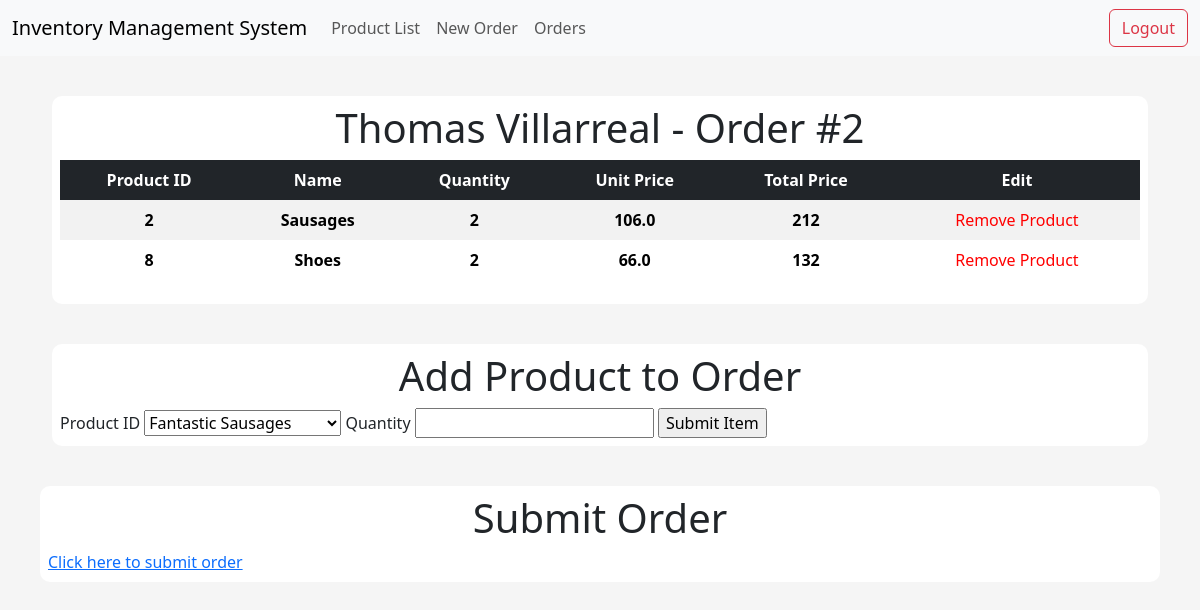
The app's page /order/2, older data.
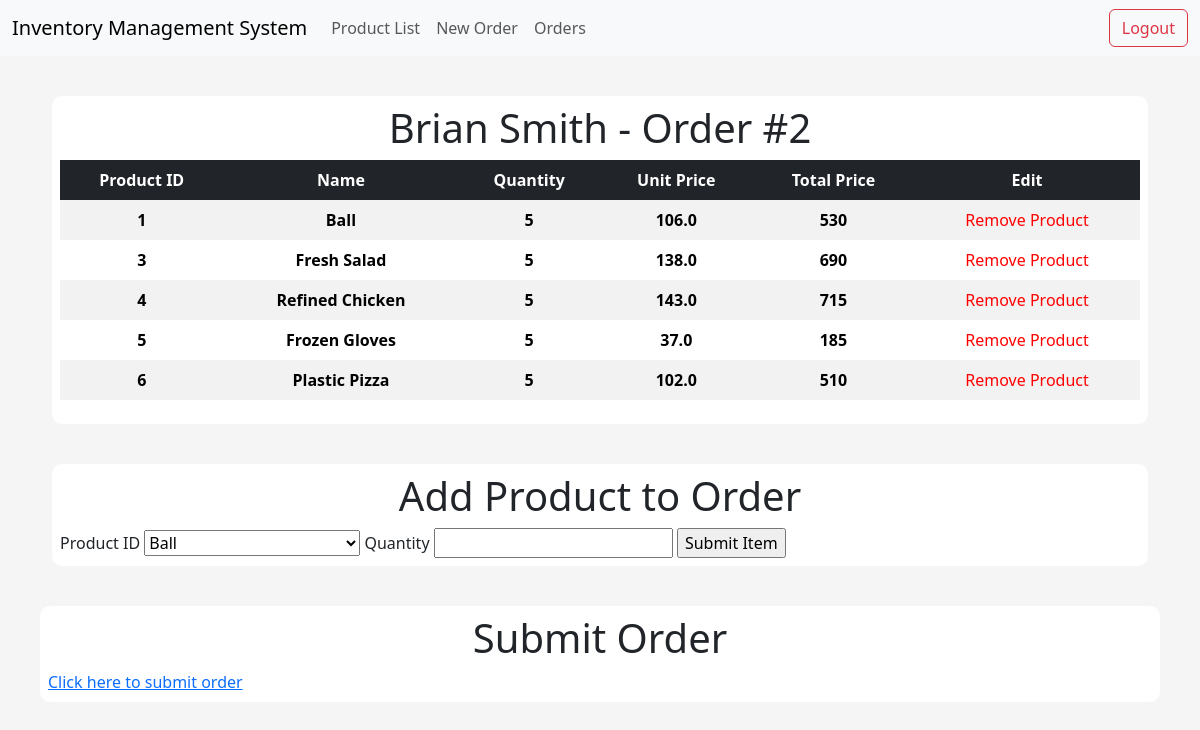
The same page, newer data.
### app/models/tables.py (models this page shows, shortened)
class Customer(db.Model):
    __tablename__ = "customer"
    id = db.Column(db.Integer, primary_key=True)
    first_name = db.Column(db.String(50), nullable=False)
    last_name = db.Column(db.String(50), nullable=False)
    address = db.Column(db.String(500), nullable=False)
    postcode = db.Column(db.String(50), nullable=False)
    email = db.Column(db.String(50), nullable=False, unique=True)
    orders = db.relationship("Order", backref="customer")

class Product(db.Model):
    __tablename__ = "product"
    id = db.Column(db.Integer, primary_key=True)
    name = db.Column(db.String(50), nullable=False, unique=True)
    price = db.Column(db.Float, nullable=False)
    quantity_available = db.Column(db.Integer)

class OrderItem(db.Model):
    __tablename__ = "order_item"
    order_id = db.Column(db.Integer, db.ForeignKey("order.id"), primary_key=True)
    item_id = db.Column(db.Integer, db.ForeignKey("product.id"), primary_key=True)
    quantity = db.Column(db.Integer, nullable=False)
    total_price = db.Column(db.Integer, nullable=False)

### app/controllers/default.py (the view, shortened to what this page needs)
@app.route("/order/<int:id>", methods=["GET", "POST"])
def order(id):
    form = AddOrderItemForm()
    products = Product.query.all()
    form.product_id.choices = [(product.id, product.name) for product in products]
    order_items = OrderItem.query.filter_by(order_id=id).all()
    product_names = [Product.query.get(item.item_id).name for item in order_items]
    print(type(id))
    order = Order.query.get(id)
    customer_id = order.customer_id
    customer = Customer.query.get(customer_id)
    products_for_order = {
        item.item_id: Product.query.get(item.item_id) for item in order_items
    }
    return render_template(
        "order.html",
        order=id,
        order_items=order_items,
        product_names=product_names,
        customer=customer,
        zip=zip,
        form=form,
        products_for_order=products_for_order,
    )

### app/models/forms.py (shortened to what this page needs)
class AddOrderItemForm(FlaskForm):
    product_id = SelectField("Product ID", coerce=int, validators=[DataRequired()])
    quantity = IntegerField("Quantity", validators=[DataRequired()])
    customer_id = HiddenField("customer_id")
    submit = SubmitField("Submit Item")

### app/templates/order.html (shortened to what this page needs)
{% extends "index.html" %}
{% block body %}
<div class="content-section">
    <div class="title">
        <h1>{{customer.first_name}} {{customer.last_name}} - Order #{{order}}</h1>
    </div>
    <table class="table table-striped table-borderless table-hover text-center">
        <thead class="table-dark table-sm">
            <tr>
                <th scope="col">Product ID</th>
                <th scope="col">Name</th>
                <th scope="col">Quantity</th>
                <th scope="col">Unit Price</th>
                <th scope="col">Total Price</th>
                <th scope="col">Edit</th>
            </tr>
        </thead>
        <tbody>
            {% for product, product_name in zip(order_items, product_names) %}
            {% set product_obj = products_for_order.get(product.item_id) %}
                <tr>
                    <th scope="row">{{ product.item_id }}</th>
                    <th scope="row">{{ product_name }}</th>
                    <th scope="row">{{ product.quantity }}</th>
                    <th scope="row">{{ product_obj.price }}</th>
                    <th scope="row">{{ product.total_price }}</th>
                    <td><a style="text-decoration: none; color:red; font-weight:red;" href="{{url_for('delete_orderitem', item_id=product.item_id, order_id=order)}}"> Remove Product </a></td>
                </tr>
            {% endfor %}
        </tbody>
    </table>
</div>
<div class="content-section">
    <div class="title">
        <h1>Add Product to Order</h1>
    </div>
<form method="POST" action="{{ url_for('order',id=order) }}" id="orderForm">
    {{form.product_id.label}}
    {{form.product_id}}
    {{form.quantity.label}}
    {{form.quantity}}
    {{ form.submit() }}
</div>
</div>
<div class="content-section">
    <div class="title">
        <h1>Submit Order</h1>
    </div>
    <a href="{{ url_for('close_order', id=order) }}">Click here to submit order</a>
</div>
{% endblock body %}

Row changes from the older to the newer data that the page shows:
no longer on this page (row edited): Customer: first_name "Thomas", last_name "Villarreal"
no longer on this page (row edited): Product: item_id "2", name "Sausages", quantity "2", price "106.0", total_price "212"
no longer on this page (row edited): Product: item_id "8", name "Shoes", quantity "2", price "66.0", total_price "132"
now on this page (row edited): Customer: first_name "Brian", last_name "Smith"
now on this page (row edited): Product: item_id "1", name "Ball", quantity "5", price "106.0", total_price "530"
now on this page (row edited): Product: item_id "3", name "Fresh Salad", quantity "5", price "138.0", total_price "690"
now on this page (row edited): Product: item_id "4", name "Refined Chicken", quantity "5", price "143.0", total_price "715"
now on this page (row edited): Product: item_id "5", name "Frozen Gloves", quantity "5", price "37.0", total_price "185"
now on this page (row edited): Product: item_id "6", name "Plastic Pizza", quantity "5", price "102.0", total_price "510"
Text that changed along with them:
form field product_id: "Fantastic Sausages" → "Ball"
